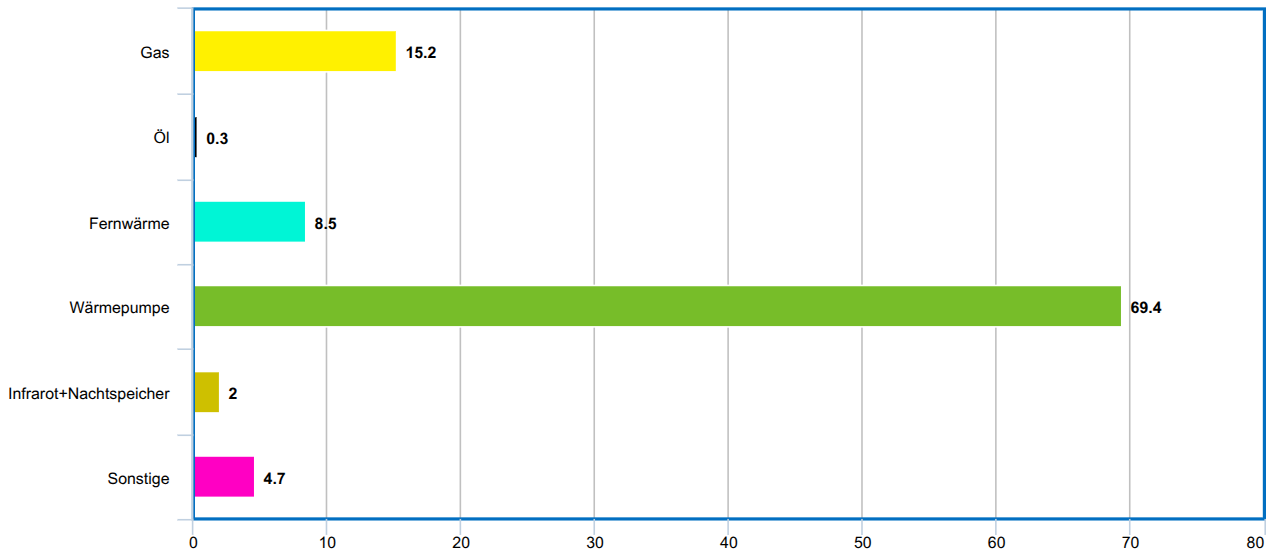
#> input picture content/image.png, 1271 x 560 px
$ python -i normalize_images.py   (imports and definitions only)
#> lines starting #> are read from the running program, lines starting #| are printed output that depends on the picture
#!/usr/bin/env python3
"""Normalize image markup in content/*.md to the blog's figure convention.

Target markup (see "Images" in AGENTS.md)::

    <figure class="figure-right ai-generated">
        <a href="../images/2024/01/x.png"><img src="../images/2024/01/x.png" alt="..." width="512" height="300" loading="lazy"></a>
        <figcaption>Caption</figcaption>
    </figure>

What it does:

* rewrites ``<figure>`` blocks, standalone ``<img>``/``<a><img></a>`` lines,
  single images wrapped in ``<p>``/``<div>``/``<center>`` (Blogger's
  ``<div class="separator">``) and standalone Markdown images (``![alt](src)``)
  into that form,
* turns MediaWiki galleries (``<ul class="gallery">``), runs of consecutive
  image lines and runs of three or more figures with only blank lines between them
  into ``<div class="gallery">`` holding one figure per image; figures next to a
  gallery join it,
* strips WordPress and Bootstrap leftovers (``wp-*``, ``size-*``, ``align*``,
  ``img-thumbnail``, ``border-0``, ``text-center`` on captions, inline ``style``),
* turns ``style="width:512px"`` / ``max-width``/``max-height`` into
  ``width``/``height`` attributes (from the real image size),
* links every local image to its full-size file (no JavaScript needed).

Usage: ``python scripts/normalize_images.py [--dry-run] [files...]``
"""

import argparse
import html
import re
import struct
import sys
from pathlib import Path

ROOT = Path(__file__).resolve().parent.parent
CONTENT = ROOT / "content"

ATTR_RE = re.compile(r"""([\w:-]+)\s*=\s*(?:"([^"]*)"|'([^']*)')""")
IMG_ATTRS = r"""(?:[^>"']|"[^"]*"|'[^']*')*"""
IMG_RE = re.compile(r"<img\b" + IMG_ATTRS + ">", re.I | re.S)
FIGURE_RE = re.compile(r"<figure\b([^>]*)>(.*?)</figure>", re.I | re.S)
FIGCAP_RE = re.compile(r"<figcaption\b[^>]*>(.*?)</figcaption>", re.I | re.S)
A_OPEN_RE = re.compile(r"<a\b([^>]*)>", re.I | re.S)
PROTECT_RE = re.compile(
    r"^(```|~~~).*?^\1[^\n]*$|<pre\b.*?</pre>|<!--.*?-->|`[^`\n]*`",
    re.S | re.M | re.I,
)
MD_IMG_RE = re.compile(
    r"^(?P<alt>.*?)\]\((?P<src>[^)\s]+)(?:\s+\"[^\"]*\")?\)(?:\*(?P<cap>.+)\*)?\s*$"
)
# a <p>, <div> or <center> at the start of a line whose only content is one (linked) image
WRAPPER_RE = re.compile(
    r"^[ \t]*<(p|div|center)\b[^>]*>\s*((?:<a\b[^>]*>\s*)?<img\b" + IMG_ATTRS + r">(?:\s*</a>)?)\s*</\1>",
    re.I | re.M,
)
MW_GALLERY_RE = re.compile(r'<ul class="gallery\b[^"]*"[^>]*>(.*?)</ul>', re.S)
MW_GALLERY_ITEM_RE = re.compile(r'<li class="gallerybox"[^>]*>(.*?)</li>', re.S)
MW_GALLERY_TEXT_RE = re.compile(r'<div class="gallerytext">(.*?)</div>', re.S)
STANDALONE_RE = re.compile(
    r"^ {0,3}(?:<a\b[^>]*>\s*)?<img\b" + IMG_ATTRS + r">(?:\s*</a>)?\s*$", re.I
)
# characters of text above the first image that still fit on the first screen
EAGER_TEXT_LIMIT = 1500
DROP_IMG_CLASS_RE = re.compile(r"^(wp-|size-|align|img-|text-center$|border-0$)")
# a figure or gallery at the start of a line, i.e. not indented inside another block
TOP_BLOCK_RE = re.compile(
    r'^<figure\b[^>]*>.*?</figure>|^<div class="gallery">\n.*?\n</div>', re.I | re.S | re.M
)
BLOCK_TAG_RE = re.compile(r"<(/?)(?:div|details|table|ul|ol|blockquote|section|aside)\b", re.I)
# this many figures in a row, without text between them, become a gallery
MIN_GALLERY_RUN = 3

stats = {"figures": 0, "standalone": 0, "imgs": 0, "galleries": 0, "warnings": []}


def parse_attrs(tag):
    return {m[1].lower(): html.unescape(m[2] if m[2] is not None else m[3]) for m in ATTR_RE.finditer(tag)}


def q(value):
    return html.escape(value, quote=True).replace("&#x27;", "'")


CURRENT_DIR = [CONTENT]


def local_path(src):
    if not is_local(src):
        return None
    src = src.split("?")[0].split("#")[0]
    m = re.match(r"\{(?:static|filename)\}/?(.*)", src)
    path = (CONTENT / m[1]) if m else (CURRENT_DIR[0] / src)
    return path.resolve() if path.is_file() else None


# [10 lines left out: function svg_size, not called in this run]


def natural_size(src):
    """(width, height) of a local image, or None."""
    path = local_path(src)
    if not path:
        return None
    if path.suffix.lower() == ".svg":
        return svg_size(path)
    try:
        from PIL import Image

        with Image.open(path) as im:
            w, h = im.size
            if im.getexif().get(0x0112, 1) in (5, 6, 7, 8):  # browsers apply EXIF rotation
                w, h = h, w
            return w, h
    except Exception:
        head = path.read_bytes()[:24]  # some PNGs Pillow rejects still have a valid header
        if head[:8] == b"\x89PNG\r\n\x1a\n":
            return struct.unpack(">II", head[16:24])
        return None


def px(style, prop):
    m = re.search(rf"(?<![\w-]){prop}\s*:\s*(\d+(?:\.\d+)?)px", style)
    return float(m[1]) if m else None


# [48 lines left out: functions target_size, build_img, not called in this run]


def is_pixel(attrs):
    return attrs.get("width") == "1" and attrs.get("height") == "1"


def is_local(src):
    return not re.match(r"[a-z]+://|//|data:", src)


# [11 lines left out: function figure_classes, not called in this run]


def caption_html(text):
    return re.sub(r"\s+", " ", text).strip()


# [39 lines left out: functions render_figure, link_open, rebuild_figure, not called in this run]


def md_links_to_html(text):
    return re.sub(r"\[([^\]]*)\]\(([^)\s]+)\)", r'<a href="\2">\1</a>', text)


def strip_md_links(text):
    return re.sub(r"\[([^\]]*)\]\([^)]*\)", r"\1", text)


# [29 lines left out: functions standalone_to_figure, markdown_image_to_figure, not called in this run]


def gallery_block(figures):
    lines = [f"    {line}" for figure in figures for line in figure.split("\n")]
    return "\n".join(['<div class="gallery">', *lines, "</div>"])


# [207 lines left out: functions group_figure_runs, convert_mw_gallery, convert_wrapper, line_to_figure, process_lines, process and 2 more, not called in this run]


# [2 lines not run here, left out]

>>> import cv2
>>> picture = cv2.imread('../content/image.png', cv2.IMREAD_GRAYSCALE)
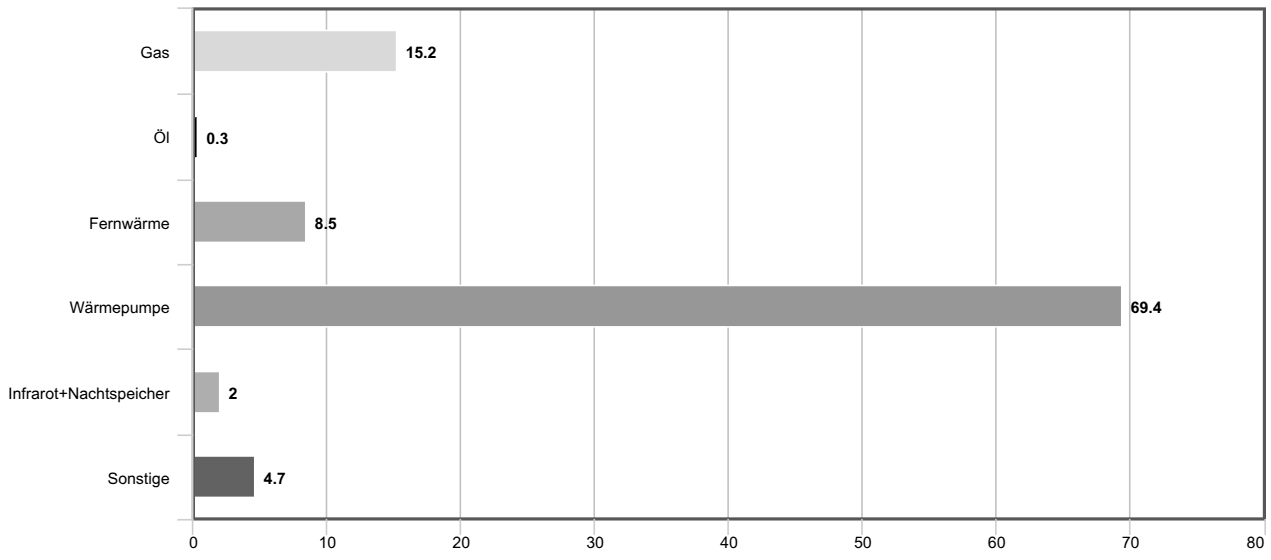
#> picture: shape (560, 1271); min 0, max 255, mean 244.2
#> (the run stopped early here; a loop or call above may not have finished)
